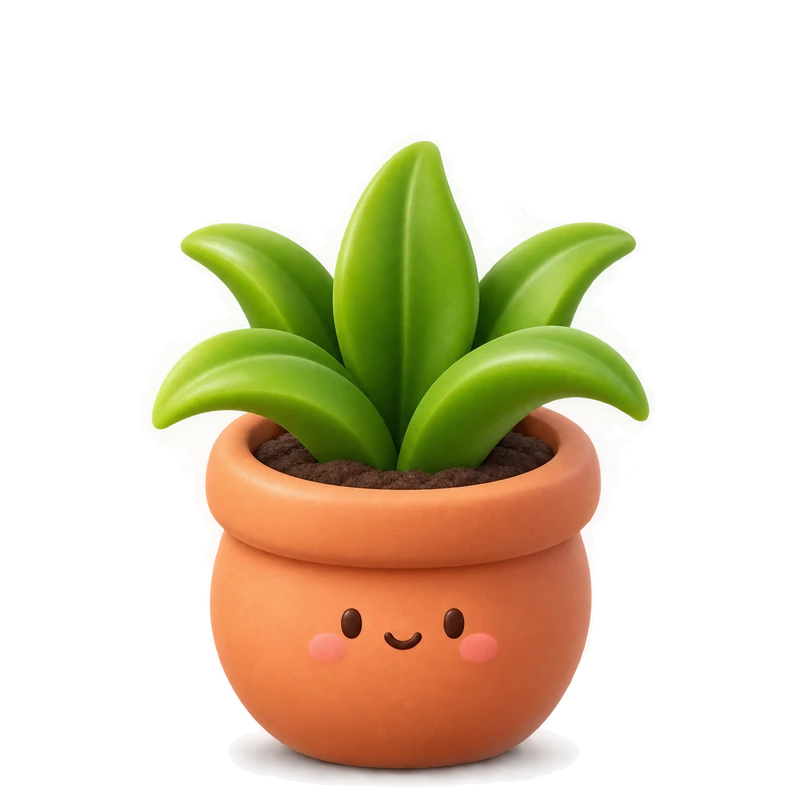
#> input picture design/assets/stage3.webp, 800 x 800 px, given in place of stage3.webp7.webp, which was not available
$ python align.py stage3.webp stage4.webp
#> lines starting #> are read from the running program, lines starting #| are printed output that depends on the picture
# 화분 몸통의 가장 넓은 줄(배 부분)을 기준으로 이미지들의 크기·위치를 맞춘다.
# 값은 행별 폭 프로파일에서 직접 읽은 것: (원본 파일, 배 y, 배 폭, 배 중심 x, 테두리 y)
import sys, json
from PIL import Image
src, out = sys.argv[1], sys.argv[2]
files = {
    'stage3': ('7.webp', 862, 608, 610, 550),
    'stage3_wilted': ('8.webp', 862, 632, 610, 550),
    'stage1': ('9.webp', 850, 618, 613, 650),
    'stage2': ('13.webp', 875, 586, 620, 620),
    'stage2_wilted': ('14.webp', 875, 586, 620, 620),
    'stage2_watered': ('15.webp', 875, 590, 619, 620),
    'stage4': ('11.webp', 912, 580, 614, 640),
    'stage4_watered': ('16.webp', 875, 592, 620, 620),
}
W = H = 800; BELLY_W = 380; BELLY_Y = 600
meta = {}
for name, (f, by, bw, bx, ry) in files.items():
    im = Image.open(src + f).convert('RGBA')
#> im is the input picture: PIL image 800x800 RGBA; mean R, G, B, A 98.6, 83.9, 49.1, 81.7
    s = BELLY_W / bw
    im = im.resize((round(im.width * s), round(im.height * s)), Image.LANCZOS)
#> im: PIL image 500x500 RGBA
    canvas = Image.new('RGBA', (W, H), (0, 0, 0, 0))
#> canvas: PIL image 800x800 RGBA; every value is 0
    canvas.alpha_composite(im, (round(W / 2 - bx * s), round(BELLY_Y - by * s)))
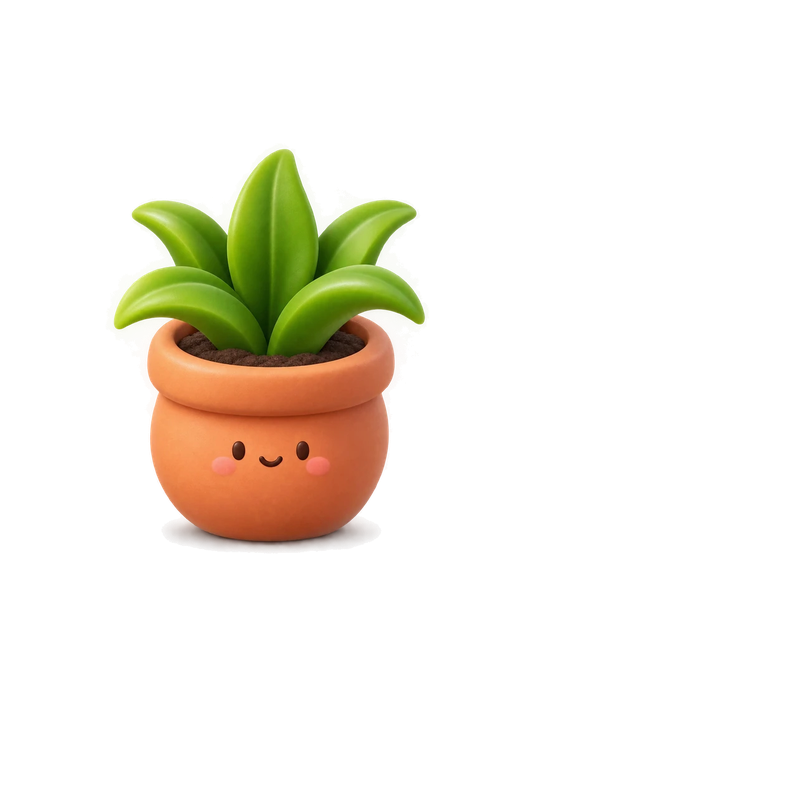
#> canvas: PIL image 800x800 RGBA; mean R, G, B, A 23.1, 18.7, 8.2, 31.9; transparent parts drawn white
    # 원본의 거의 투명한 배경 잔여물(희미한 사각형)을 지운다.
    canvas.putalpha(canvas.getchannel('A').point(lambda v: 0 if v < 12 else v))
    canvas.save(out + name + '.webp', quality=92, method=6)
    meta[name] = {'rimY': round(BELLY_Y - (by - ry) * s)}
#> pass 2 of the loop `for name, (f, by, bw, bx, ry) in files.items():`:
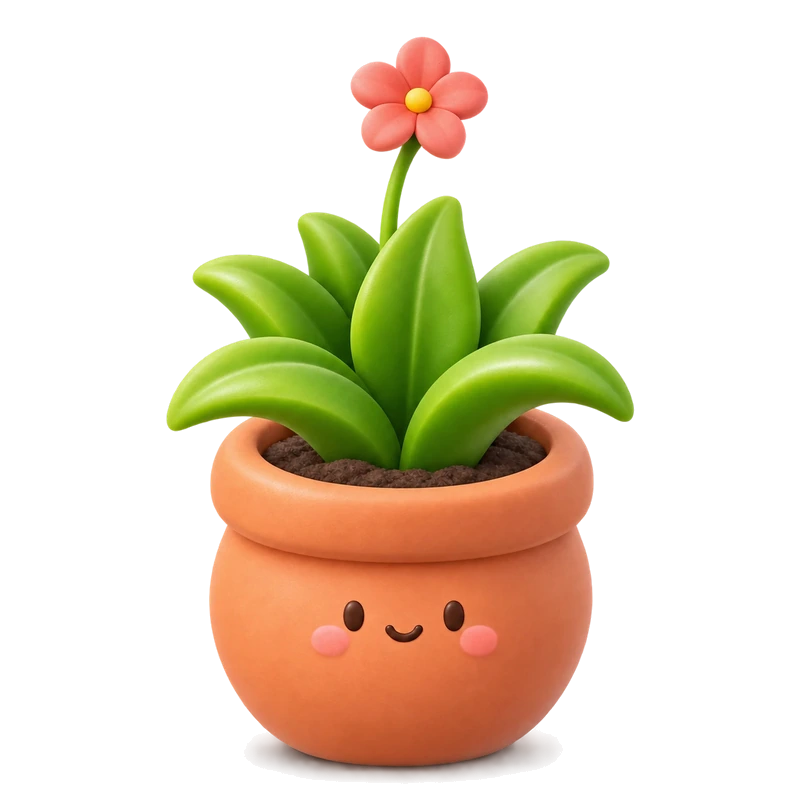
#> input picture design/assets/stage4.webp, 800 x 800 px, given in place of stage3.webp8.webp, which was not available
#> im is the input picture: PIL image 800x800 RGBA; mean R, G, B, A 68.8, 52.7, 26.9, 80.5
#> im: PIL image 481x481 RGBA
#> `canvas.alpha_composite(im, (round(W / 2 - bx * s), round(BELLY_Y - by ..`:
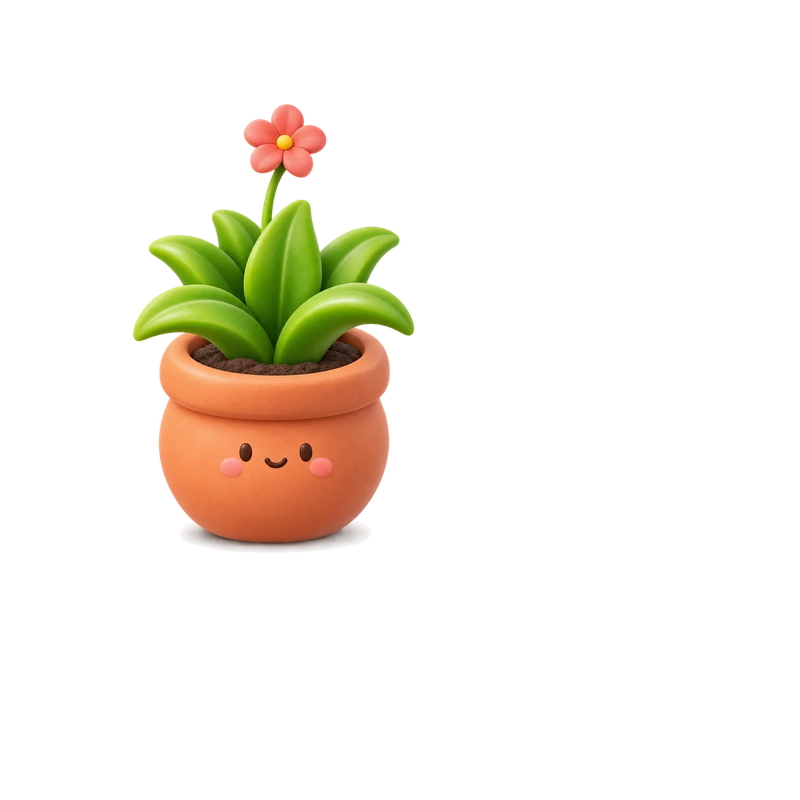
#> canvas: PIL image 800x800 RGBA; mean R, G, B, A 20.9, 15.9, 7.2, 29.1; transparent parts drawn white
#> (the run stopped early here; a loop or call above may not have finished)
